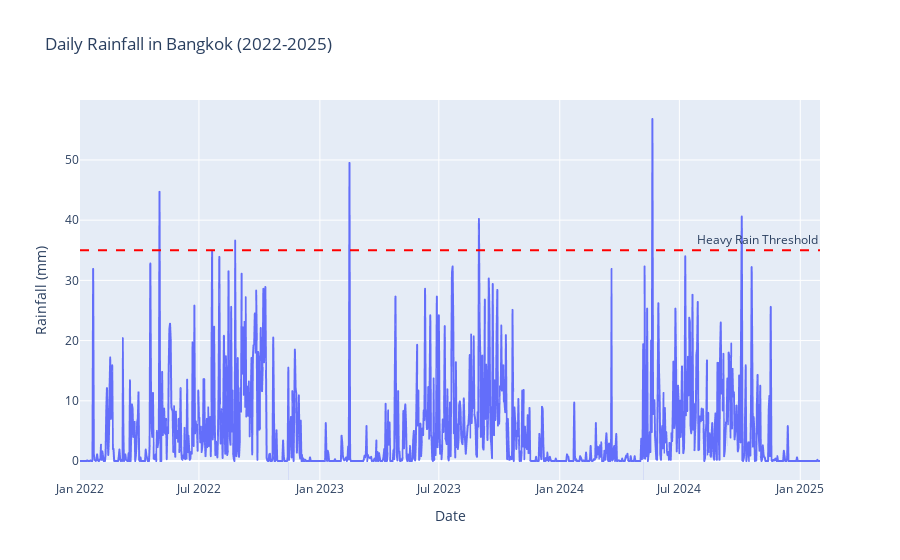

Write notebook code for a chart like this one.
### Markdown cell above
## Step 3: Scrape Rainfall Data from Thai Meteorological Department
Alternative: Use World Bank Climate API (No auth required)

### Code cell
def fetch_rainfall_data_meteostat():
    """
    Fetch rainfall data using Meteostat API (free, no auth)
    Station: Bangkok (DMK) - Don Mueang
    """
    print("Fetching rainfall data from Meteostat...")
    
    # Bangkok Don Mueang station ID: 48456
    base_url = "https://meteostat.p.rapidapi.com/stations/daily"
    
    # Alternative: Use open-meteo.com (completely free)
    url = "https://archive-api.open-meteo.com/v1/archive"
    
    params = {
        'latitude': 13.7563,  # Bangkok coordinates
        'longitude': 100.5018,
        'start_date': '2022-01-01',
        'end_date': '2025-01-31',
        'daily': 'precipitation_sum,precipitation_hours',
        'timezone': 'Asia/Bangkok'
    }
    
    try:
        response = requests.get(url, params=params, timeout=60)
        if response.status_code == 200:
            data = response.json()
            
            if 'daily' in data:
                df = pd.DataFrame({
                    'date': pd.to_datetime(data['daily']['time']),
                    'rainfall_mm': data['daily']['precipitation_sum'],
                    'rainfall_hours': data['daily']['precipitation_hours']
                })
                
                # Add rainfall categories
                df['has_rain'] = (df['rainfall_mm'] > 0).astype(int)
                df['heavy_rain'] = (df['rainfall_mm'] > 35).astype(int)  # >35mm = heavy rain
                
                print(f"\n✓ Rainfall data collected: {len(df)} days")
                print(f"  Date range: {df['date'].min()} to {df['date'].max()}")
                print(f"  Total rainy days: {df['has_rain'].sum()}")
                print(f"  Heavy rain days: {df['heavy_rain'].sum()}")
                print(f"  Avg daily rainfall: {df['rainfall_mm'].mean():.2f} mm")
                
                return df
        else:
            print(f"Error: Status {response.status_code}")
            return None
    except Exception as e:
        print(f"Error fetching rainfall data: {e}")
        return None

# Fetch rainfall data
rainfall_data = fetch_rainfall_data_meteostat()

if rainfall_data is not None:
    print("\nSample rainfall data:")
    display(rainfall_data.head(10))
    
    # Visualization
    import plotly.express as px
    fig = px.line(rainfall_data, x='date', y='rainfall_mm',
                  title='Daily Rainfall in Bangkok (2022-2025)',
                  labels={'rainfall_mm': 'Rainfall (mm)', 'date': 'Date'})
    fig.add_hline(y=35, line_dash="dash", annotation_text="Heavy Rain Threshold",
                  line_color="red")
    fig.show()

### Figure 1 — Plotly figure (JSON) as saved in the notebook; plotly's stock layout.template omitted (floating-point values rounded to 4 significant figures; data arrays with more than 128 entries replaced by an {"elided": "..."} marker saying what was removed)
{"data": [{"hovertemplate": "Date=%{x}<br>Rainfall (mm)=%{y}<extra></extra>", "legendgroup": "", "line": {"color": "#636efa", "dash": "solid"}, "marker": {"symbol": "circle"}, "mode": "lines", "name": "", "showlegend": false, "type": "scattergl", "x": {"elided": "1127 str values"}, "xaxis": "x", "y": {"elided": "1127 float values"}, "yaxis": "y"}], "layout": {"annotations": [{"showarrow": false, "text": "Heavy Rain Threshold", "x": 1, "xanchor": "right", "xref": "x domain", "y": 35, "yanchor": "bottom", "yref": "y"}], "legend": {"tracegroupgap": 0}, "shapes": [{"line": {"color": "red", "dash": "dash"}, "type": "line", "x0": 0, "x1": 1, "xref": "x domain", "y0": 35, "y1": 35, "yref": "y"}], "title": {"text": "Daily Rainfall in Bangkok (2022-2025)"}, "xaxis": {"anchor": "y", "domain": [0, 1], "title": {"text": "Date"}}, "yaxis": {"anchor": "x", "domain": [0, 1], "title": {"text": "Rainfall (mm)"}}}}
